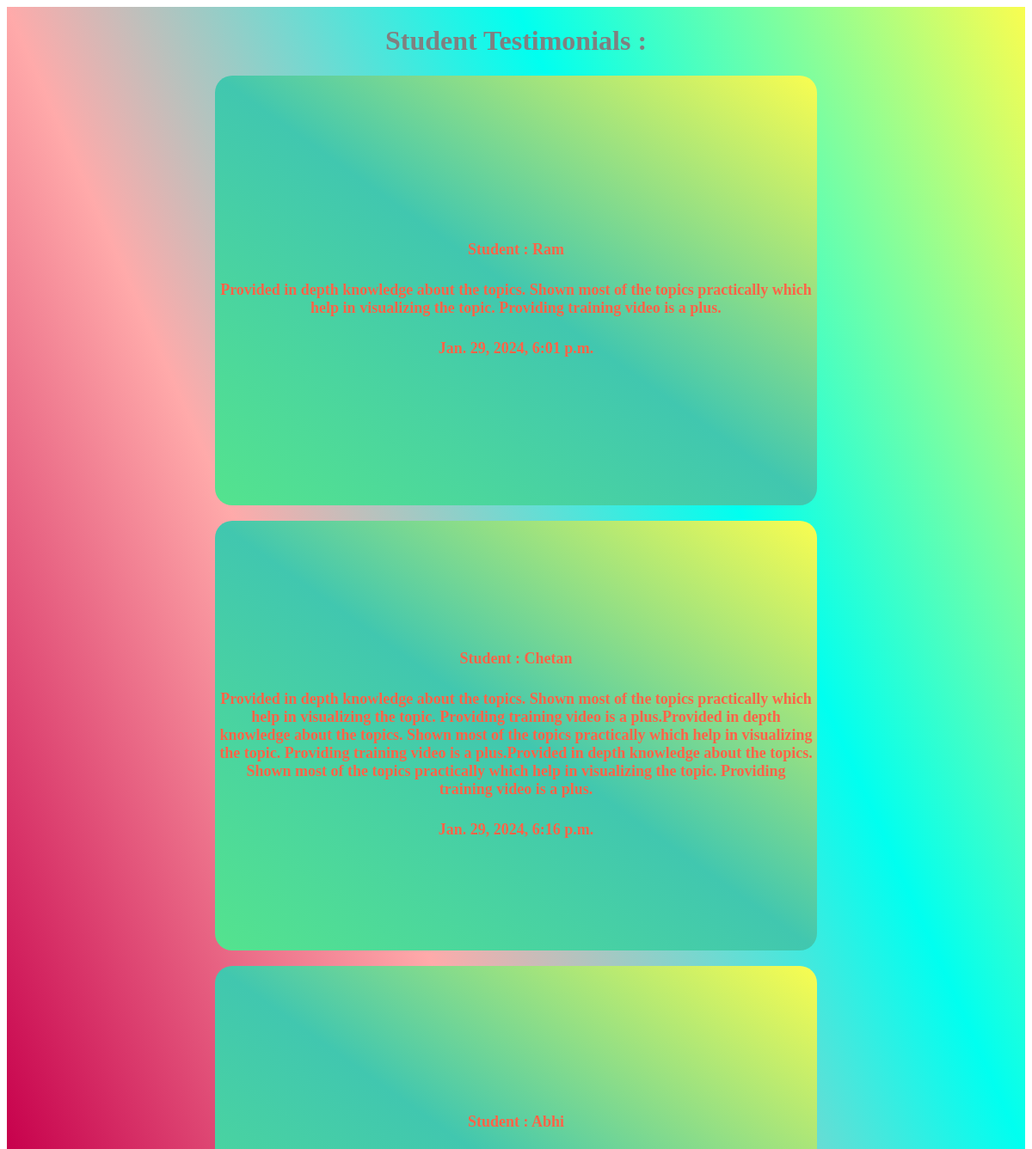
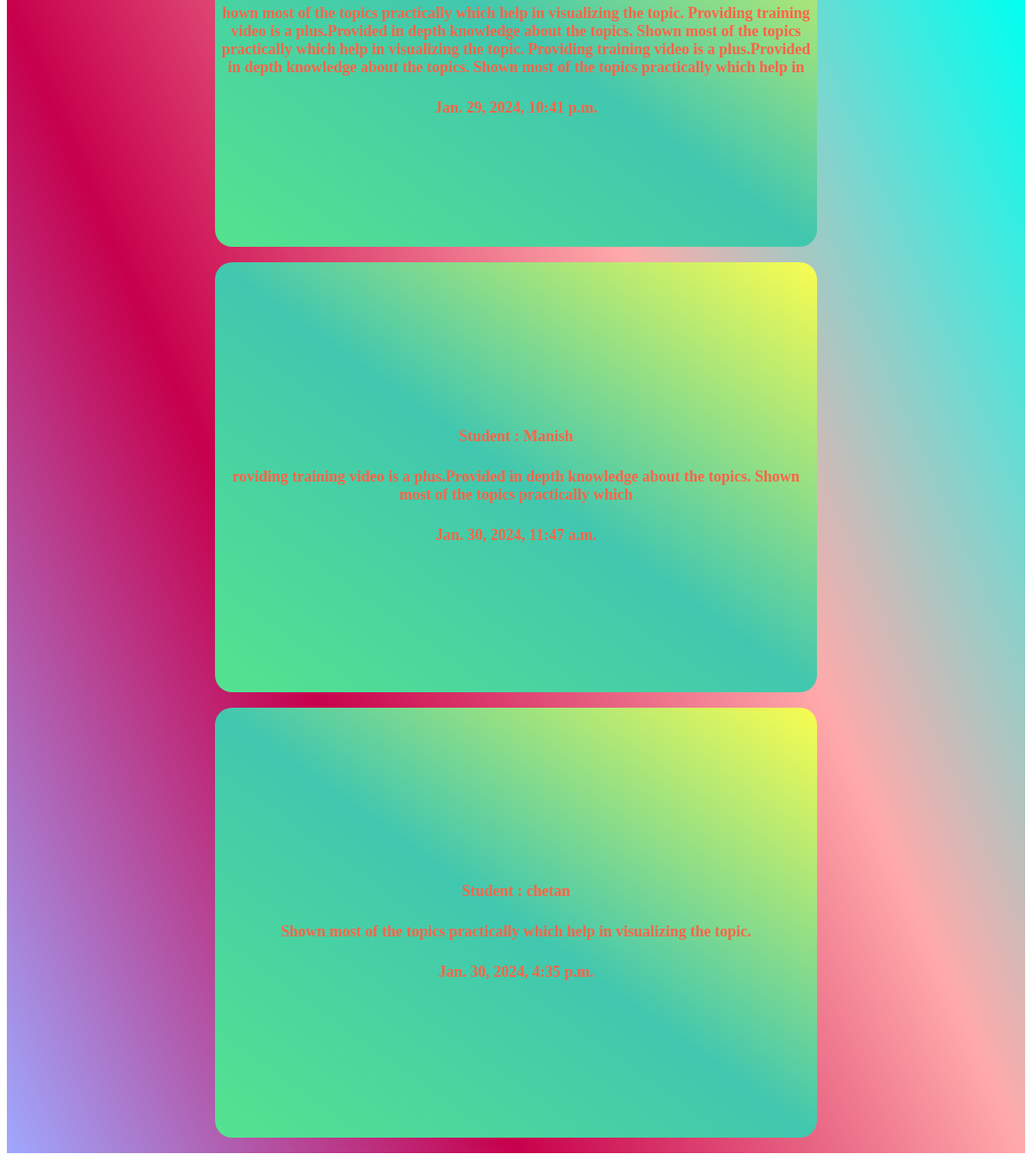
The app's page /reviews/ with its own data (2 pictures, top to bottom).
### sys_app/models.py (models this page shows)
class Feedback(models.Model):
    username = models.CharField(max_length=50)
    created_date = models.DateTimeField(auto_now_add=True)
    feedback = models.TextField()

### sys_app/views.py (the view)
# urls.py: path('reviews/', views.showfeedback, name='reviews'),
def showfeedback(request):
    show = Feedback.objects.all()
    return render(request, 'reviews.html', {'show': show})

### sys_app/templates/reviews.html (shortened to what this page needs)
<!DOCTYPE html>
<html lang="en">
<head>
</head>
<body>
<div class="hard">
    <h1> Student Testimonials :</h1>
    {% for i in show %}
    <div class="card">
        <br><br>
        Student : {{i.username}}<br><br>
        <div class="cont">
            {{i.feedback}}<br><br>
        </div>
        {{i.created_date}}<br><br>
    </div>
    <br>
    {% endfor %}
</div>
</body>
</html>

### sys_app/templates/reviews.html (style rules this page uses)
.card { display:flex; flex-direction:column; justify-content:center; align-items:center; height:500px; width:700px; color:Tomato; background:linear-gradient(to right top, #54E38E, #41C7AF, #f9fd50); border-radius:20px; text-align:center; font-size:18px; font-weight:bold; }
.hard { display:flex; flex-direction:column; justify-content:center; align-items:center; color:grey; background:linear-gradient(to right top,#9fa8fe, #c7004c, #ffaaaa, #00fff0, #f9fd50); }
.cont { padding:5px; scrollbar-width: 3px; max-height: 100%; overflow-y: auto; }

### records on screen
Feedback: username "Ram", feedback "Provided in depth knowledge about the topics. Shown most of the topics practically which help in visualizing the topic. Providing training video is a plus.", created_date "Jan. 29, 2024, 6:01 p.m."
Feedback: username "Chetan", feedback "Provided in depth knowledge about the topics. Shown most of the topics practically which help in visualizing the topic. Providing training video is a plus.Provided in depth knowledge about the topics. Shown most of the topics practically which help in visualizing the topic. Providing training video is a plus.Provided in depth knowledge about the topics. Shown most of the topics practically which help in visualizing the topic. Providing training video is a plus.", created_date "Jan. 29, 2024, 6:16 p.m."
Feedback: username "Abhi", feedback "hown most of the topics practically which help in visualizing the topic. Providing training video is a plus.Provided in depth knowledge about the topics. Shown most of the topics practically which help in visualizing the topic. Providing training video is a plus.Provided in depth knowledge about the topics. Shown most of the topics practically which help in", created_date "Jan. 29, 2024, 10:41 p.m."
Feedback: username "Manish", feedback "roviding training video is a plus.Provided in depth knowledge about the topics. Shown most of the topics practically which", created_date "Jan. 30, 2024, 11:47 a.m."
Feedback: username "chetan", feedback "Shown most of the topics practically which help in visualizing the topic."
